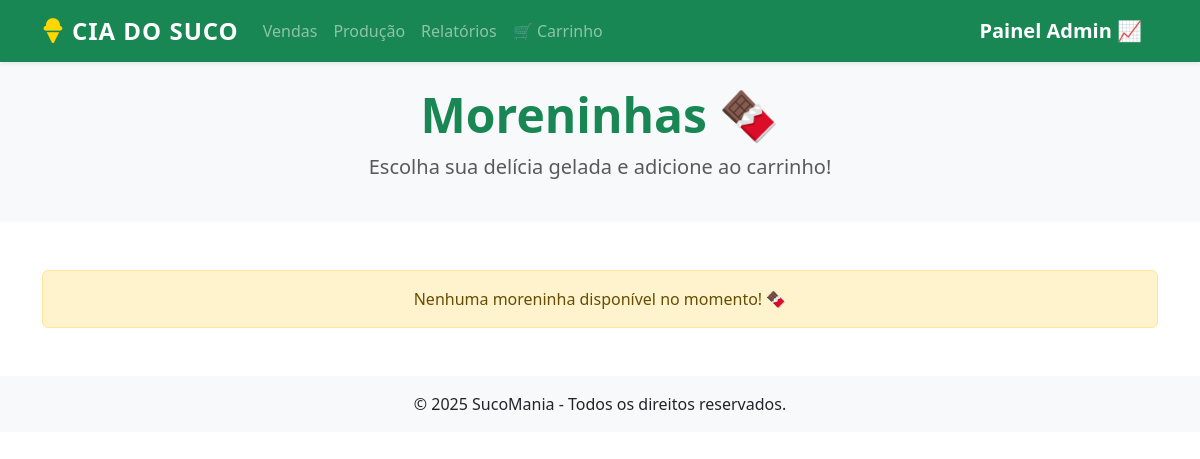
/moreninha/, run on an earlier commit of the app's database.
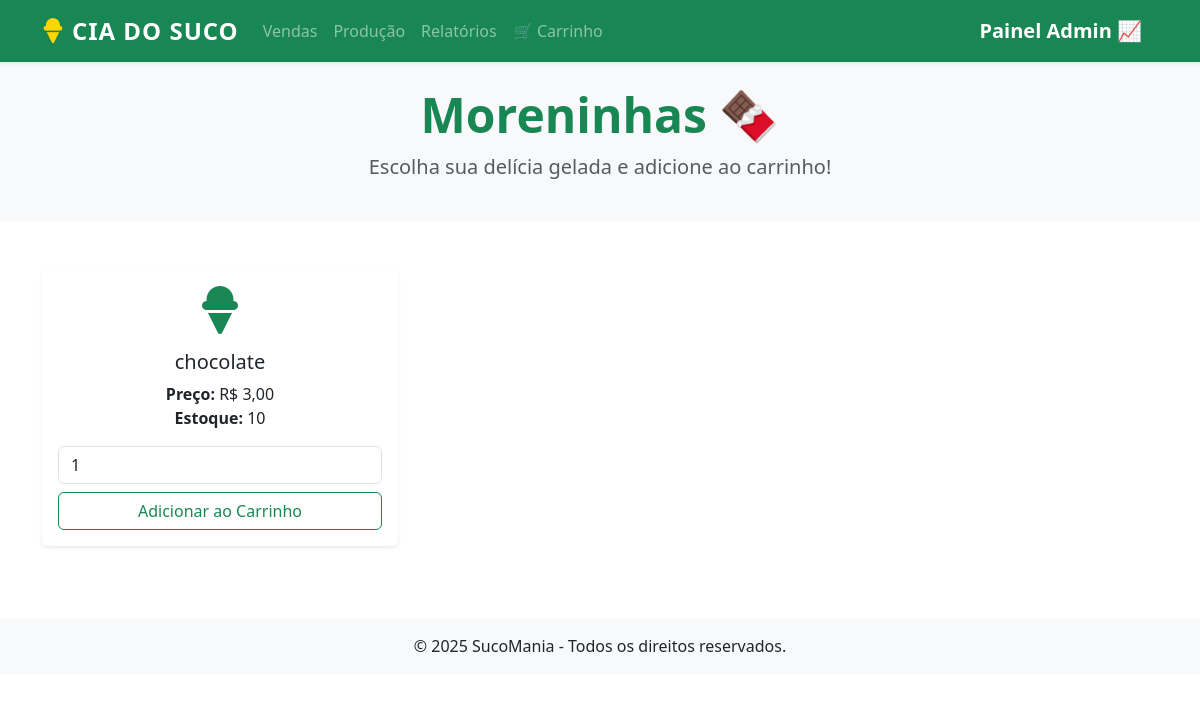
And on a later commit of the database.
### sucos/models.py (models this page shows, shortened)
class Product(models.Model):
    title = models.CharField(max_length= 100, verbose_name='Titutlo')
    ingredient  = models.ForeignKey('Ingredient', on_delete=models.PROTECT,related_name='products', verbose_name='Ingrediente')
    quantity = models.PositiveBigIntegerField(default=0, verbose_name='Quantidade em Estoque')
    category = models.ForeignKey(Category, on_delete= models.PROTECT, related_name='products', verbose_name='Categoria')
    price = models.DecimalField(max_digits=10, decimal_places=2, verbose_name='Preço')
    is_active = models.BooleanField(default=True, verbose_name='Ativo')
    description = models.TextField(null=True, blank=True, verbose_name='Descrição')
    created_at = models.DateTimeField(auto_now_add=True, verbose_name='Criado em')
    updated_at = models.DateTimeField(auto_now=True, verbose_name='Atualizado em')
    class Meta:
        ordering = ['title']
        verbose_name = 'Produto'

### sucos/views.py (the view)
# urls.py: path('moreninha/', listar_moreninha, name='moreninha'),
def listar_moreninha(request):
    moreninha= Product.objects.filter(category__name = 'Moreninha', is_active =  True)
    return render(request, 'produtos/gelados/moreninha.html', {'moreninhas': moreninha})

### sucos/templates/produtos/gelados/moreninha.html (shortened to what this page needs)
{% extends 'produtos/suco.html' %}
{% block menu %}
<nav class="navbar navbar-expand-lg navbar-dark bg-success shadow-sm">
    <div class="container">
        <a class="navbar-brand d-flex align-items-center" href="{% url 'inicio' %}">
            <i class="fas fa-ice-cream fa-lg me-2" style="color: #FFD700;"></i>
            <span class="fw-bold fs-4" style="letter-spacing: 1px;">CIA DO SUCO</span>
        </a>
        <div class="collapse navbar-collapse" id="navbarNav">
            <ul class="navbar-nav me-auto">
                <li class="nav-item"><a class="nav-link" href="{% url 'venda' %}">Vendas</a></li>
                <li class="nav-item"><a class="nav-link" href="{% url 'sucos-producao' %}">Produção</a></li>
                <li class="nav-item"><a class="nav-link" href="#">Relatórios</a></li>
                <li class="nav-item"><a class="nav-link" href="{% url 'ver_carrinho' %}">🛒 Carrinho</a></li>
            </ul>
            <a class="navbar-brand text-white" href="{% url 'admin:index' %}">
                <span class="fw-bold fs-5">Painel Admin 📈</span>
            </a>
        </div>
    </div>
</nav>
<div class="bg-light py-4 text-center">
    <div class="container">
        <h1 class="display-5 text-success fw-bold">Moreninhas 🍫</h1>
        <p class="lead text-muted">Escolha sua delícia gelada e adicione ao carrinho!</p>
    </div>
</div>
{% endblock %}
{% block conteudo %}
<div class="container my-5">
    {% if moreninhas %}
    <div class="row">
        {% for moreninha in moreninhas %}
        <div class="col-md-4 mb-4">
            <div class="card text-center shadow-sm border-0 h-100">
                <div class="card-body d-flex flex-column justify-content-between">
                    <div>
                        <div class="mb-3">
                            <i class="fas fa-ice-cream fa-3x text-success"></i>
                        </div>
                        <h5 class="card-title">{{ moreninha.title }}</h5>
                        <p class="card-text">
                            <strong>Preço:</strong> R$ {{ moreninha.price }}<br>
                            <strong>Estoque:</strong> {{ moreninha.quantity }}
                        </p>
                    </div>
                    <form method="post" action="{% url 'adicionar_carrinho' %}" class="mt-3">
                        <div class="input-group mb-2">
                            <input type="number" name="quantidade" value="1" min="1" max="{{ moreninha.quantity }}"
                                   class="form-control" {% if moreninha.quantity == 0 %}disabled{% endif %}>
                        </div>
                        <button type="submit" class="btn btn-outline-success w-100"
                                {% if moreninha.quantity == 0 %}disabled{% endif %}>
                            {% if moreninha.quantity == 0 %}Esgotado{% else %}Adicionar ao Carrinho{% endif %}
                        </button>
                    </form>
                </div>
            </div>
        </div>
        {% endfor %}
    </div>
    {% else %}
    <div class="alert alert-warning text-center" role="alert">
        Nenhuma moreninha disponível no momento! 🍫
    </div>
    {% endif %}
</div>
{% endblock %}

What changed in the data, as far as the page shows it:
added Product: title "chocolate", price "3,00", quantity "10", quantidade "1", shows "Adicionar ao Carrinho"
Also different on the page:
text no longer shown: "Nenhuma moreninha disponível no momento! 🍫"
